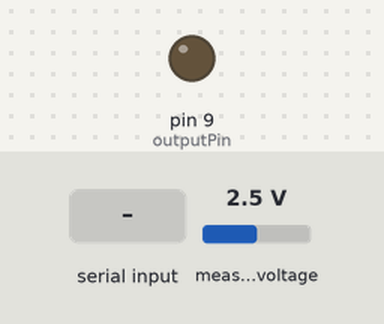
Recording of a sketch running on a simulated Arduino Uno, built with avr-gcc and run on an emulated ATmega328P. Shown: output pins drawn as LEDs (lit = HIGH). Inputs (shaded band) come from the test bench; at power-on: measured voltage 2.5 V. What the sketch prints to the serial monitor is not drawn.

Above: at 1.2 s.
1.3 s: "90,45\n" received over Serial
At 2.1 s:
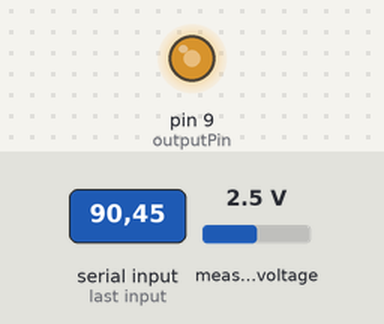
2.8 s: "30,150\n" received over Serial
At 4.0 s:
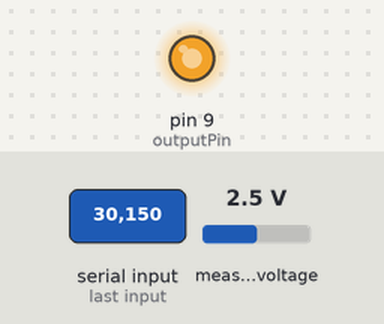
4.3 s: "200\n" received over Serial
At 5.0 s:
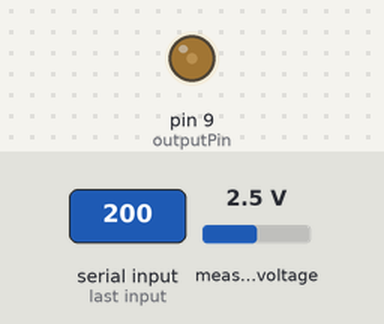
5.8 s: "90\n" received over Serial
At 7.0 s:
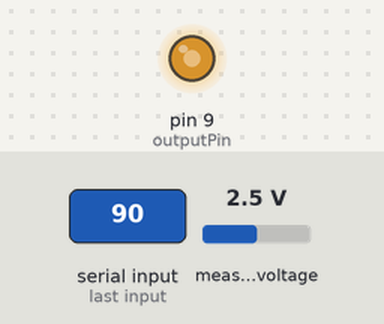
Timing chart, 0 to 8.8 s (numbered marks = the images above; inputs shaded):
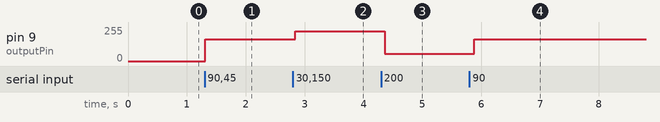

The sketch:

LPF.ino
```cpp
#include <Wire.h>
#include <Adafruit_ADS1X15.h>

Adafruit_ADS1115 ads;

int outputPin = 9;

double pre_value = 0;
double pre_time = 0;
double temperature;
int alpha = 170;
int PWM_value;
double lpf_value;

void setup() {
  Serial.begin(115200);
  ads.begin();
  pre_value = readTemp();
}

void loop() {
  double current_time = millis();
  double dt = (current_time - pre_time);
  temperature = readTemp();
  lpf_value = alpha / (alpha + dt) * pre_value + dt / (alpha + dt) * temperature;

  Serial.print(lpf_value);Serial.print(",");

  pre_value = lpf_value;
  pre_time = current_time;
  delay(100);

  PWMControl();
}

double readTemp() {
  float value = ads.readADC_SingleEnded(0);
  float Vout = value * 0.1875 / 1000;
  float Temp = (Vout - 1.23) / 0.005;
  return Temp;
}
void PWMControl() {
  if (Serial.available()) {
    String value = Serial.readStringUntil('\n');
    PWM_value = value.toInt();
    analogWrite(outputPin, 255 - PWM_value);
  }
}

/*
참고
https://pinkwink.kr/978
https://pinkwink.kr/931
https://sw-ryu0405.blogspot.com/2019/12/low-pass-filter-lpf-arduino-code.html
*/
```

Measured:
- after the input at 1.3 s, pin 9 (outputPin): 0/255 → 165/255 at once
- after the input at 2.8 s, pin 9 (outputPin): 165/255 → 225/255 at once
- after the input at 4.3 s, pin 9 (outputPin): 225/255 → 55/255 after 0.06 s
- after the input at 5.8 s, pin 9 (outputPin): 55/255 → 165/255 after 0.09 s
